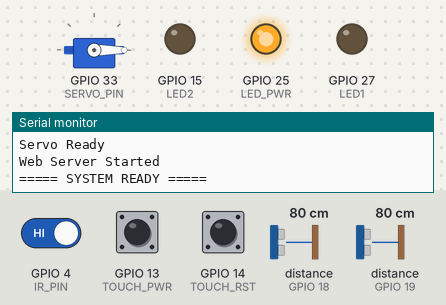
Simulated run of this sketch. Board: ESP32. Shown: servo, output pins drawn as LEDs (lit = HIGH), the last lines printed to the serial monitor. Wiring (inferred from the names in the program): 2 × ultrasonic range finder: trigger GPIO 5, echo GPIO 18 / trigger GPIO 21, echo GPIO 19. Inputs (shaded band) come from the test bench; at power-on: GPIO 4 (IR_PIN) HIGH, distance to the obstacle (sensors on GPIO 18, GPIO 19) 80 cm, GPIO 13 (TOUCH_PWR) LOW, GPIO 14 (TOUCH_RST) LOW. The echo pulse lasts 58.3 µs per cm; WiFi joins after 1.5 s; servers stay silent unless stated; pins used as bus, display or sensor lines are not drawn.

Above: at 3.7 s.
3.8 s: GPIO 4 (IR_PIN) driven LOW
At 4.6 s:
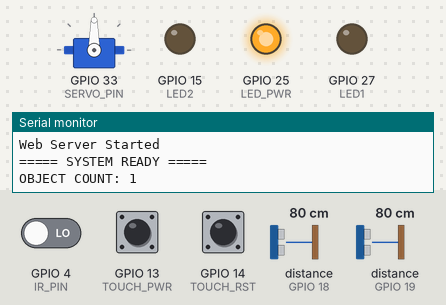
6.3 s: distance to the obstacle (sensor on GPIO 18) set to 18 cm
7.8 s: distance to the obstacle (sensor on GPIO 18) set to 14 cm
At 9.0 s:
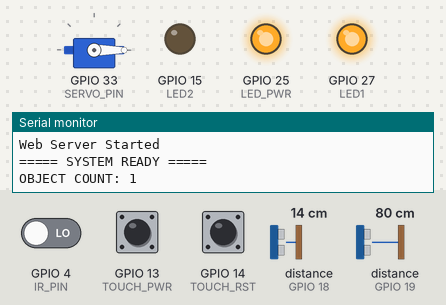
9.3 s: distance to the obstacle (sensor on GPIO 19) set to 17 cm
10.8 s: distance to the obstacle (sensor on GPIO 19) set to 14 cm
At 12.0 s:
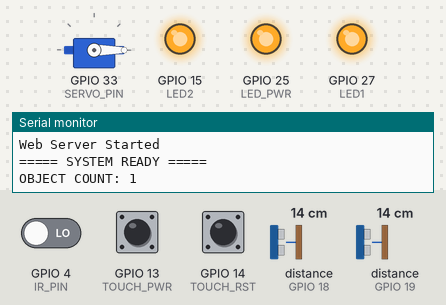
12.3 s: distance to the obstacle (sensor on GPIO 18) set to 35 cm
At 13.4 s:
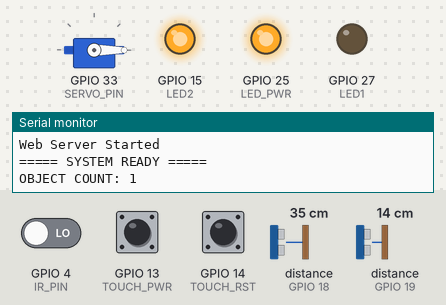
Timing chart, 0 to 14.8 s (numbered marks = the images above; inputs shaded):
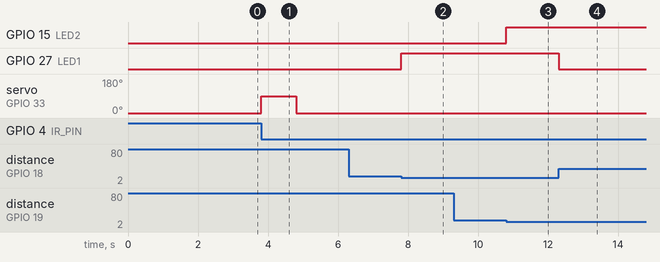

The sketch:

esp32_ecocrusher.ino
```cpp
#include <WiFi.h>
#include <ESP32Servo.h>
#include <WebServer.h>
#include <ESPmDNS.h>

// ================= WIFI =================
const char* WIFI_SSID     = "wifi_ssid";
const char* WIFI_PASSWORD = "********";

// ================= PINS =================
const int TRIG1 = 5;
const int ECHO1 = 18;

const int TRIG2 = 21;
const int ECHO2 = 19;

const int IR_PIN = 4;

const int LED_PWR = 25;
const int LED1    = 27;
const int LED2    = 15;

const int TOUCH_PWR = 13;
const int TOUCH_RST = 14;

const int SERVO_PIN = 33;

// ================= OBJECTS =================
Servo myServo;
WebServer server(80);

// ================= VARIABLES =================
bool systemOn = true;

int objectCount = 0;

bool lastIRState = HIGH;

bool servoActive = false;
unsigned long servoMoveTime = 0;

const unsigned long SERVO_HOLD = 1000;

// Touch debounce
unsigned long lastTouchPwrTime = 0;
unsigned long lastTouchRstTime = 0;

const unsigned long TOUCH_COOLDOWN = 500;

// Ultrasonic distances
int dist1 = -1;
int dist2 = -1;

// ================= FUNCTION DECLARATIONS =================
int getDistance(int trig, int echo);

void sendCORS() {
  server.sendHeader("Access-Control-Allow-Origin", "*");
  server.sendHeader("Access-Control-Allow-Methods", "GET,POST,OPTIONS");
  server.sendHeader("Access-Control-Allow-Headers", "*");
}

// ================= WEB API =================

void handleStatus() {
  sendCORS();

  String json = "{";
  json += "\"count\":" + String(objectCount) + ",";
  json += "\"systemOn\":" + String(systemOn ? "true" : "false") + ",";
  json += "\"dist1\":" + String(dist1) + ",";
  json += "\"dist2\":" + String(dist2) + ",";
  json += "\"bin1Full\":" + String((dist1 > 0 && dist1 < 15) ? "true" : "false") + ",";
  json += "\"bin2Full\":" + String((dist2 > 0 && dist2 < 15) ? "true" : "false") + ",";
  json += "\"servoAngle\":" + String(myServo.read());
  json += "}";

  server.send(200, "application/json", json);
}

void handleReset() {
  sendCORS();

  objectCount = 0;

  Serial.println("COUNT RESET FROM WEB");

  server.send(
    200,
    "application/json",
    "{\"status\":\"ok\",\"count\":0}"
  );
}

void handlePower() {
  sendCORS();

  systemOn = !systemOn;

  digitalWrite(LED_PWR, systemOn ? HIGH : LOW);

  Serial.println(systemOn ? "POWER ON (WEB)" : "POWER OFF (WEB)");

  server.send(
    200,
    "application/json",
    "{\"systemOn\":" + String(systemOn ? "true" : "false") + "}"
  );
}

// ================= SETUP =================

void setup() {

  Serial.begin(115200);

  delay(1000);

  Serial.println("\n===== BOOTING SYSTEM =====");

  // -------- PWM TIMERS --------
  // VERY IMPORTANT for WiFi + Servo stability

  ESP32PWM::allocateTimer(0);
  ESP32PWM::allocateTimer(1);
  ESP32PWM::allocateTimer(2);
  ESP32PWM::allocateTimer(3);

  // -------- PIN MODES --------

  pinMode(TRIG1, OUTPUT);
  pinMode(ECHO1, INPUT);

  pinMode(TRIG2, OUTPUT);
  pinMode(ECHO2, INPUT);

  pinMode(IR_PIN, INPUT);

  pinMode(LED_PWR, OUTPUT);
  digitalWrite(LED_PWR, HIGH); // Always ON

  pinMode(LED1, OUTPUT);
  pinMode(LED2, OUTPUT);

  // IMPORTANT:
  // INPUT_PULLDOWN gives stable touch/button readings
  pinMode(TOUCH_PWR, INPUT_PULLDOWN);
  pinMode(TOUCH_RST, INPUT_PULLDOWN);

  // -------- WIFI --------

  Serial.print("Connecting to WiFi");

  WiFi.begin(WIFI_SSID, WIFI_PASSWORD);

  int retry = 0;

  while (WiFi.status() != WL_CONNECTED && retry < 30) {
    delay(500);
    Serial.print(".");
    retry++;
  }

  if (WiFi.status() == WL_CONNECTED) {

    Serial.println("\nWiFi CONNECTED");
    Serial.print("IP Address: ");
    Serial.println(WiFi.localIP());

    // mDNS
    if (MDNS.begin("ecocrusher")) {
      Serial.println("mDNS started");
      Serial.println("Open: http://ecocrusher.local");
    }

  } else {

    Serial.println("\nWiFi FAILED");
  }

  // -------- SERVO --------

  myServo.setPeriodHertz(50);

  myServo.attach(SERVO_PIN, 500, 2400);

  myServo.write(0);

  Serial.println("Servo Ready");

  // -------- WEB ROUTES --------

  server.on("/status", HTTP_GET, handleStatus);

  server.on("/reset", HTTP_POST, handleReset);

  server.on("/power", HTTP_POST, handlePower);

  server.on("/status", HTTP_OPTIONS, []() {
    sendCORS();
    server.send(204);
  });

  server.begin();

  Serial.println("Web Server Started");

  Serial.println("===== SYSTEM READY =====");
}

// ================= LOOP =================

void loop() {

  server.handleClient();

  unsigned long now = millis();

  // =========================================
  // TOUCH POWER BUTTON
  // =========================================

  if (
    digitalRead(TOUCH_PWR) == HIGH &&
    (now - lastTouchPwrTime > TOUCH_COOLDOWN)
  ) {

    systemOn = !systemOn;


    Serial.println(systemOn ? "POWER ON" : "POWER OFF");

    lastTouchPwrTime = now;
  }

  // =========================================
  // TOUCH RESET BUTTON
  // =========================================

  if (
    digitalRead(TOUCH_RST) == HIGH &&
    (now - lastTouchRstTime > TOUCH_COOLDOWN)
  ) {

    objectCount = 0;

    Serial.println("COUNT RESET");

    lastTouchRstTime = now;
  }

  // =========================================
  // MAIN SYSTEM
  // =========================================

  if (systemOn) {

    // -------- ULTRASONIC SENSORS --------

    dist1 = getDistance(TRIG1, ECHO1);

    dist2 = getDistance(TRIG2, ECHO2);

    // LED INDICATIONS

    digitalWrite(
      LED1,
      (dist1 > 0 && dist1 < 15) ? HIGH : LOW
    );

    digitalWrite(
      LED2,
      (dist2 > 0 && dist2 < 15) ? HIGH : LOW
    );

    // -------- IR SENSOR --------

    bool curIR = digitalRead(IR_PIN);

    if (
      lastIRState == HIGH &&
      curIR == LOW &&
      !servoActive
    ) {

      objectCount++;

      Serial.print("OBJECT COUNT: ");
      Serial.println(objectCount);

      myServo.write(90);

      servoActive = true;

      servoMoveTime = now;
    }

    lastIRState = curIR;
  }

  // =========================================
  // SERVO RETURN
  // =========================================

  if (
    servoActive &&
    (now - servoMoveTime >= SERVO_HOLD)
  ) {

    myServo.write(0);

    servoActive = false;
  }
}

// ================= ULTRASONIC FUNCTION =================

int getDistance(int trig, int echo) {

  digitalWrite(trig, LOW);
  delayMicroseconds(2);

  digitalWrite(trig, HIGH);
  delayMicroseconds(10);

  digitalWrite(trig, LOW);

  long duration = pulseIn(echo, HIGH, 25000);

  if (duration == 0) {
    return -1;
  }

  int distance = duration * 0.034 / 2;

  return distance;
}
```

Measured:
- the behaviour switches between 16 and 15 cm on distance to the obstacle (sensor on GPIO 18) (found by bisection; images 1 and 2)
- the behaviour switches between 16 and 15 cm on distance to the obstacle (sensor on GPIO 19) (found by bisection; images 2 and 3)
- after the input at 3.8 s, servo on GPIO 33 (SERVO_PIN): 0° → 90° at once, → 0° 1.0 s later
- after the input at 6.3 s, every drawn part: stays the same
- after the input at 7.8 s, GPIO 27 (LED1): LOW → HIGH at once
- after the input at 9.3 s, every drawn part: stays the same
- after the input at 10.8 s, GPIO 15 (LED2): LOW → HIGH at once
- after the input at 12.3 s, GPIO 27 (LED1): HIGH → LOW at once
